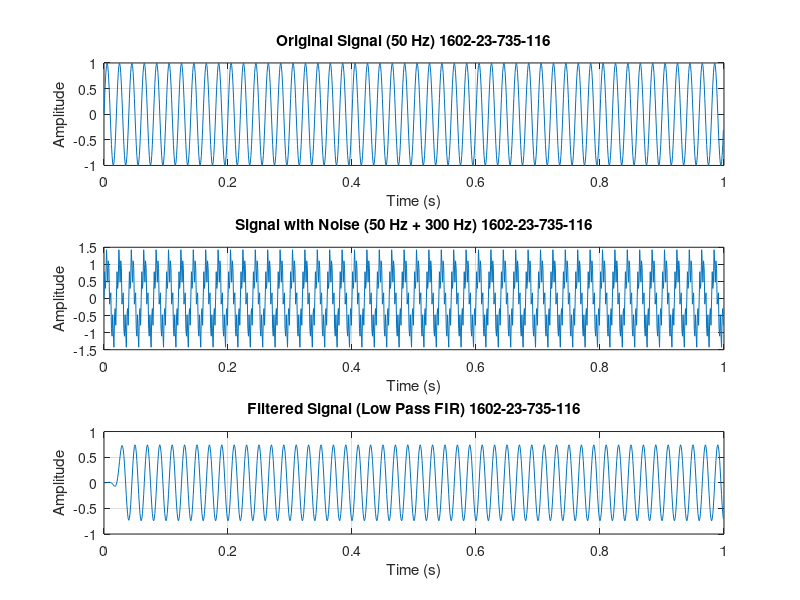

Source code (MATLAB):
fs = 1000;
f_signal = 50;
f_noise = 300;
duration = 1;
t = 0:1/fs:duration-1/fs;
signal = sin(2*pi*f_signal*t);
noise = 0.5*sin(2*pi*f_noise*t);
x = signal + noise;
N = 50;
cutoff = 60;
wn_lowpass = cutoff/(fs/2);
b_lowpass = fir1(N, wn_lowpass, 'low');
filtered_signal_lowpass = filter(b_lowpass, 1, x);
signal_power = sum(signal.^2)/length(signal);
noise_before = x - signal;
noise_power_before = sum(noise_before.^2)/length(noise_before);
noise_after = filtered_signal_lowpass - signal;
noise_power_after = sum(noise_after.^2)/length(noise_after);
SNR_before = 10*log10(signal_power / noise_power_before);
SNR_after  = 10*log10(signal_power / noise_power_after);
fprintf('SNR before filtering = %.2f dB\n', SNR_before);
fprintf('SNR after filtering  = %.2f dB\n', SNR_after);
figure;
subplot(3,1,1)
plot(t, signal)
title('Original Signal (50 Hz) 1602-23-735-116')
xlabel('Time (s)')
ylabel('Amplitude')
grid on
subplot(3,1,2)
plot(t, x)
title('Signal with Noise (50 Hz + 300 Hz) 1602-23-735-116')
xlabel('Time (s)')
ylabel('Amplitude')
grid on
subplot(3,1,3)
plot(t, filtered_signal_lowpass)
title('Filtered Signal (Low Pass FIR) 1602-23-735-116')
xlabel('Time (s)')
ylabel('Amplitude')
grid on
